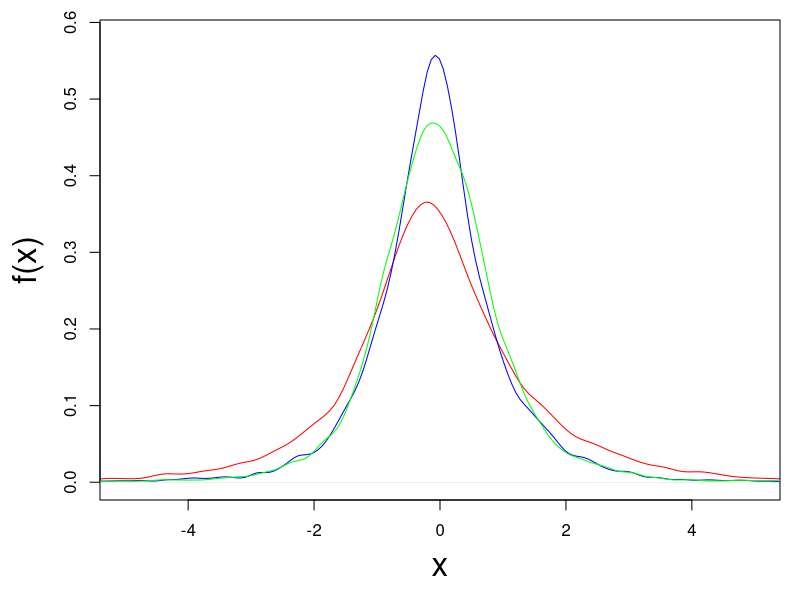
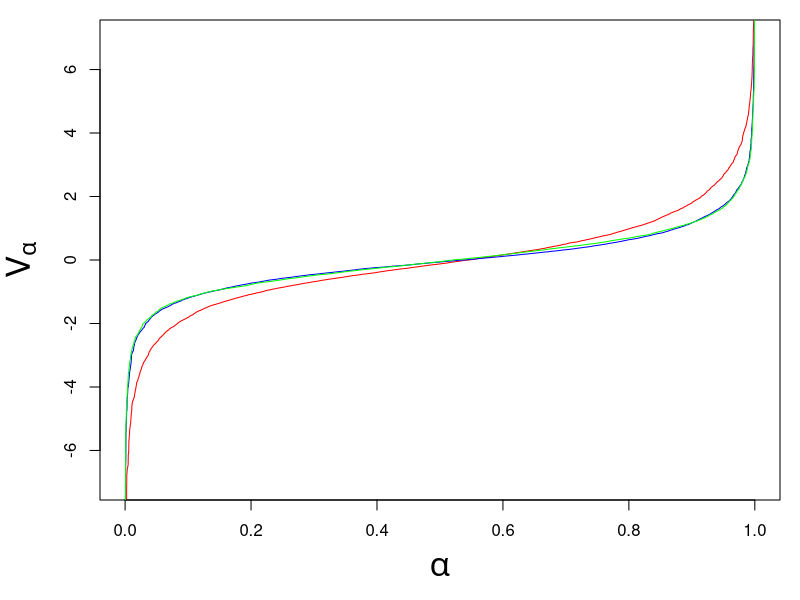

Reproduce these figures in R, in order. (Note: this script raises an error after producing the figures.)
#market returns
mydata = read.csv("returns1.csv");

nasdaq=mydata[,4];
sandp=mydata[,5];
ftse=mydata[,6];
nasdaq=nasdaq[1:7284];
sandp=sandp[1:7284];
ftse=ftse[1:7284];
n=length(nasdaq);


#losses
x1=-100*nasdaq; u1=rank(x1)/n; x1d=density(x1); vp1=diff(sort(x1))*n;
x2=-100*sandp; u2=rank(x2)/n; x2d=density(x2); vp2=diff(sort(x2))*n;
x3=-100*ftse; u3=rank(x3)/n; x3d=density(x3); vp3=diff(sort(x3))*n;
xs=x1+x2+x3; us=rank(xs)/n; xsd=density(xs); vps=diff(sort(xs))*n;




#distribution plots
setEPS();
postscript("density.eps")
par(mar=c(5,5,1,1));
plot(x1d,col="red",xlab="x",ylab="f(x)",
xlim=c(-5,5),ylim=c(0,0.58),main=NA,cex=1.5,cex.lab=2)
lines(x2d,col="blue",cex=1.5,cex.lab=2)
lines(x3d,col="green",cex=1.5,cex.lab=2)
dev.off();


setEPS();
postscript("quantile.eps")
par(mar=c(5,5,1,1));
plot((1:n)/n,sort(x1),type="l",col="red",cex=1,ylim=c(-7,7),
xlab=expression(alpha),ylab=expression(V[alpha]),cex.lab=2);
lines((1:n)/n,sort(x2),lwd=1,col="blue")
lines((1:n)/n,sort(x3),,lwd=1,col="green")
dev.off();




#systematic risk densities
t=0.75;
phi1=(u1>=t)/(1-t);
phi2=(u2>=t)/(1-t);
phi3=(u3>=t)/(1-t);

r1=0; r2=0; r3=0;
m1=0; m2=0; m3=0;
for (i in 1:(n-1))
{
r1[i]=cov((u1>i/n),phi1)*vp1[i];
r2[i]=cov((u2>i/n),phi2)*vp2[i];
r3[i]=cov((u3>i/n),phi3)*vp3[i];

m1[i]=(1-i/n)*vp1[i];
m2[i]=(1-i/n)*vp2[i];
m3[i]=(1-i/n)*vp3[i];
}

r1z=movavg(r1,250); r2z=movavg(r2,250); r3z=movavg(r3,250); 
m1z=movavg(m1,250); m2z=movavg(m2,250); m3z=movavg(m3,250); 


setEPS();
postscript("mean.eps")
par(mar=c(5,5,1,1));
plot((1:length(m1z))/length(m1z),m1z,type="l",cex=1, ylim=c(0,4.2),
xlab=expression(alpha),ylab=expression(m[alpha]),cex.lab=2, col="red");
lines((1:length(m2z))/length(m2z),m2z,lty=1,lwd=1,col="blue");
lines((1:length(m3z))/length(m3z),m3z,lty=1,lwd=1,col="green");
dev.off();


setEPS();
postscript("risk.eps")
par(mar=c(5,5,1,1));
plot((1:length(r1z))/length(r1z),r1z,type="l",cex=1, ylim=c(0,4.2),
xlab=expression(alpha),ylab=expression(r[alpha]),cex.lab=2, col="red");
lines((1:length(r2z))/length(r2z),r2z,lty=1,lwd=1,col="blue");
lines((1:length(r3z))/length(r3z),r3z,lty=1,lwd=1,col="green");
dev.off();













#copula plots

setEPS();
postscript("nasdaqsp.eps")
par(mar=c(5,5,1,1));
plot(u1,u2,type="p",cex=0.01,
xlab=expression(u[1]),ylab=expression(u[2]),cex.lab=2);
dev.off();


setEPS();
postscript("spftse.eps")
par(mar=c(5,5,1,1));
plot(u2,u3,type="p",cex=0.01,
xlab=expression(u[2]),ylab=expression(u[3]),cex.lab=2);
dev.off();


setEPS();
postscript("nasdaqftse.eps")
par(mar=c(5,5,1,1));
plot(u1,u3,type="p",cex=0.01,
xlab=expression(u[1]),ylab=expression(u[3]),cex.lab=2);
dev.off();



#standalone risk densities
a=(1:(n-1))/n; t=0.75; Phi=(a>=t)*(a-t)/(1-t);
#r1=(a-Phi)*vp1; r2=(a-Phi)*vp2;

#systematic risk densities
rs=(a-Phi)*vps;
phis=(us>=t)/(1-t);
phi1=(u1>=t)/(1-t);
phi2=(u2>=t)/(1-t);
phi3=(u3>=t)/(1-t);

r1s=0; r2s=0; r3s=0; r1=0; r2=0; r3=0;
for (i in 1:(n-1))
{
r1s[i]=cov((u1>i/n),phis)*vp1[i]; 
r2s[i]=cov((u2>i/n),phis)*vp2[i];
r3s[i]=cov((u3>i/n),phis)*vp3[i];

r1[i]=cov((u1>i/n),phi1)*vp1[i];
r2[i]=cov((u2>i/n),phi2)*vp2[i];
r3[i]=cov((u3>i/n),phi3)*vp3[i];
}

r1z=movavg(r1,250); r1sz=movavg(r1s,250); 
r2z=movavg(r2,250); r2sz=movavg(r2s,250); 
r3z=movavg(r3,250); r3sz=movavg(r3s,250); 


setEPS();
postscript("nasdaqrisk.eps")
par(mar=c(5,5,1,1));
plot((1:length(r1z))/length(r1z),r1z,type="l",cex=1,
xlab=expression(alpha),ylab="Risk densities",cex.lab=2, col="red");
lines((1:length(r1z))/length(r1z),r1sz,lty=1,lwd=1,col="blue");
dev.off();


setEPS();
postscript("sprisk.eps")
par(mar=c(5,5,1,1));
plot((1:length(r2z))/length(r2z),r2z,type="l",cex=1,
xlab=expression(alpha),ylab="Risk densities",cex.lab=2, col="red");
lines((1:length(r2z))/length(r2z),r2sz,lty=1,lwd=1,col="blue");
dev.off();


setEPS();
postscript("ftserisk.eps")
par(mar=c(5,5,1,1));
plot((1:length(r3z))/length(r3z),r3z,type="l",cex=1,
xlab=expression(alpha),ylab="Risk densities",cex.lab=2, col="red");
lines((1:length(r3z))/length(r3z),r3sz,lty=1,lwd=1,col="blue");
dev.off();


setEPS();
postscript("risk1.eps")
par(mar=c(5,5,1,1));
plot((1:length(r1z))/length(r1z),r1z,type="l",cex=1, ylim=c(0,4.2),
xlab=expression(alpha),ylab="Standalone risk densities",cex.lab=2, col="red");
lines((1:length(r2z))/length(r2z),r2z,lty=1,lwd=1,col="blue");
lines((1:length(r3z))/length(r3z),r3z,lty=1,lwd=1,col="green");
dev.off();


setEPS();
postscript("risk2.eps")
par(mar=c(5,5,1,1));
plot((1:length(r1sz))/length(r1sz),r1sz,type="l",cex=1, ylim=c(0,4.2),
xlab=expression(alpha),ylab="Diversified risk densities",cex.lab=2, col="red");
lines((1:length(r2sz))/length(r2sz),r2sz,lty=1,lwd=1,col="blue");
lines((1:length(r3sz))/length(r3sz),r3sz,lty=1,lwd=1,col="green");
dev.off();




#overall risk
r1=cov(x1,phi1); r2=cov(x2,phi2); r3=cov(x3,phi3); rs=cov(xs,phis);
r1bar=cov(x1,phis); r2bar=cov(x2,phis); r3bar=cov(x3,phis); 

#overall risk after put option
q=0.95;
q1=quantile(x1,q); q2=quantile(x2,q); q3=quantile(x3,q); qs=quantile(xs,q); 
x1q=pmin(x1,q1); x2q=pmin(x2,q2); x3q=pmin(x3,q3); xsq=pmin(xs,qs); 
r1q=cov(x1q,phi1); r2q=cov(x2q,phi2); r3q=cov(x3q,phi3); rsq=cov(xsq,phis);
xsnew=x1q+x2q+x3q; usnew=rank(xsnew)/length(xsnew); phisnew=(usnew>=t)/(1-t);
r1qs=cov(x1q,phisnew); r2qs=cov(x2q,phisnew); r3qs=cov(x3q,phisnew);





#risk ratios
n=100; cutoff=matrix((1:n)/n);
ratio1=0; ratio2=0; ratio3=0;
for (i in 1:n)
{
k=cutoff[i]; ind1=(u1>k); ind2=(u2>k); ind3=(u3>k);
ratio1[i]=cov(ind1,phis)/cov(ind1,phi1);
ratio2[i]=cov(ind2,phis)/cov(ind2,phi2);
ratio3[i]=cov(ind3,phis)/cov(ind3,phi3);
}

setEPS();
postscript("nasdaqcop.eps")
par(mar=c(5,5,1,1));
plot(u1,us,type="p",cex=0.01,
xlab=expression(u[1]),ylab=expression(u["+"]),cex.lab=2);
lines(cutoff,ratio1,lty=1,lwd=5,col="red");
dev.off();

setEPS();
postscript("spcop.eps")
par(mar=c(5,5,1,1));
plot(u2,us,type="p",cex=0.01,
xlab=expression(u[2]),ylab=expression(u["+"]),cex.lab=2);
lines(cutoff,ratio2,lty=1,lwd=5,col="red");
dev.off();


setEPS();
postscript("ftsecop.eps")
par(mar=c(5,5,1,1));
plot(u3,us,type="p",cex=0.01,
xlab=expression(u[3]),ylab=expression(u["+"]),cex.lab=2);
lines(cutoff,ratio3,lty=1,lwd=5,col="red");
dev.off();


#aggregate densities
rs=(a-Phi)*vps; ms=(1-a)*vps;
rsz=movavg(rs,250); msz=movavg(ms,250); 


combined=cbind(xs,x1,x2,x3);
combineds=combined[order(xs),];
combinedd=diff(combineds);

xsp=combinedd[,1]; x1p=combinedd[,2]; x2p=combinedd[,3]; x3p=combinedd[,4];
xspz=movavg(xsp,250); x1pz=movavg(x1p,250); x2pz=movavg(x2p,250); x3pz=movavg(x3p,250);
p1z=x1pz/xspz; p2z=x2pz/xspz; p3z=x3pz/xspz; 
p1z=pmax(0,pmin(p1z,1)); p2z=pmax(0,pmin(p2z,1)); p3z=pmax(0,pmin(p3z,1)); tot=p1z+p2z+p3z;
p1z=p1z/psz; p2z=p2z/psz; p3z=p3z/psz; 
p1z=movavg(p1z,250); p2z=movavg(p2z,250); p3z=movavg(p3z,250);


t=length(rsz); s=length(p1z);
for (i in (s+1):t)
{
p1z[i]=(p1z[i-1]+p1z[i-2]+p1z[i-3])/3;
p2z[i]=(p2z[i-1]+p2z[i-2]+p2z[i-3])/3;
p3z[i]=(p3z[i-1]+p3z[i-2]+p3z[i-3])/3;
}

rsz1=rsz*p1z; msz1=msz*p1z; 
rsz2=rsz*p2z; msz2=msz*p2z;
rsz3=rsz*p3z; msz3=msz*p3z;





setEPS();
postscript("aggrisk.eps");
par(mar=c(5,5,1,1));
cutoff=(1:t)/t;
plot(cutoff,rsz1,type="l",xlab="Layer",ylab="Risk density",ylim=c(0,9),cex.lab=2,col="red");
lines(cutoff,rsz1+rsz2,col="blue")
lines(cutoff,rsz1+rsz2+rsz3,col="green")
dev.off();

setEPS();
postscript("aggmean.eps");
par(mar=c(5,5,1,1));
cutoff=(1:t)/t;
plot(cutoff,msz1,type="l",xlab="Layer",ylab="Mean density",ylim=c(0,9),cex.lab=2,col="red");
lines(cutoff,msz1+msz2,col="blue")
lines(cutoff,msz1+msz2+msz3,col="green")
dev.off();


setEPS();
postscript("aggrisk.eps");
par(mar=c(5,5,1,1));
cutoff=(1:t)/t;
plot(cutoff,rsz1,type="l",xlab="Layer",ylab="Risk density",ylim=c(0,9),cex.lab=2);
polygon(c(cutoff,rev(cutoff)),c(rsz1,rep(0,length(cutoff))),col="red");
polygon(c(cutoff,rev(cutoff)),c(rsz1+rsz2,rev(rsz1)),col="blue");
polygon(c(cutoff,rev(cutoff)),c(rsz1+rsz2+rsz3,rev(rsz1+rsz2)),col="green");
dev.off();


setEPS();
postscript("aggmean.eps");
par(mar=c(5,5,1,1));
cutoff=(1:t)/t;
plot(cutoff,msz1,type="l",xlab="Layer",ylab="Mean density",ylim=c(0,9),cex.lab=2);
polygon(c(cutoff,rev(cutoff)),c(msz1,rep(0,length(cutoff))),col="red");
polygon(c(cutoff,rev(cutoff)),c(msz1+msz2,rev(msz1)),col="blue");
polygon(c(cutoff,rev(cutoff)),c(msz1+msz2+msz3,rev(msz1+msz2)),col="green");
dev.off();






#moving average functions
movavg=function(series,lag)
{
smooth=0; z=length(series);

for (i in 1:lag)
{
smooth=smooth+series[(i):(z-lag+i)];
}
smooth=smooth/lag;

return(smooth)
} 
